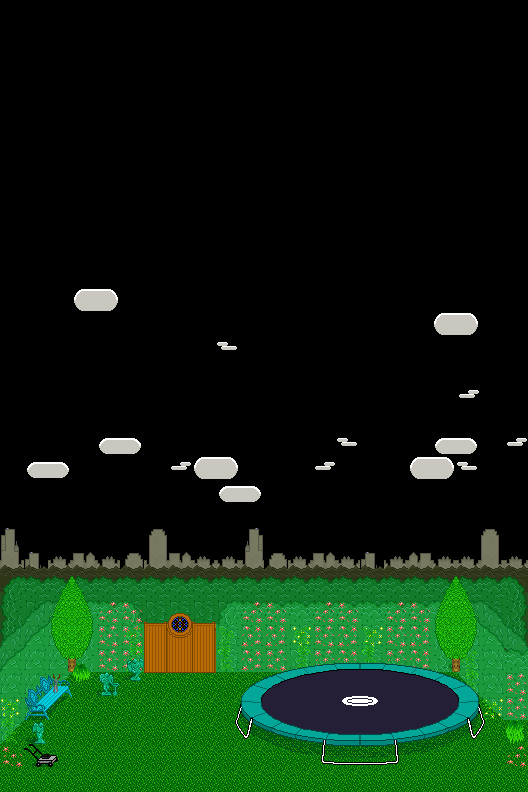

Tiled map render using the project's own tile images. Description and the map definition, with tile-layer contents summarised, below:
An orthogonal 22x33 tile map with 24x24 px tiles, 11 tile layers (background, City, bush, little_clouds, ...) and 7 objects (2x door, floor, trampoline).

<map height="33" orientation="orthogonal" tileheight="24" tilewidth="24" version="1.0" width="22">
 <properties><property name="blended tiles" value="2,11,12,13,14,15,16,17,18,19,20,21,22,23,24,25,26,27,28,29,30,32,33,34,35,36,37,38,39,40,41,42,43,44,45,46,47,48,49,50,51,52,53,54,55,56,57,58,59,60,62,63,64,65,66,67,68,69,70,71,72,73,74,75,78,79,80,81,82,83,84,85,86,87,88,89,90,92,93,94,95,96,98,99,100,101,102,103,104,105,108,109,110,111,112,113,114,115,116,117,118,119,120,121,122,123,124,125,126,128,129,130,131,132,133,134,135,138,139,140,141,142,143,144,145,146,147,148,149,150,151,152,153,154,155,156,158,159,160,161,162,163,164,165,168,169,170,171,172,173,174,175,176,177,178,179,180,181,182,183,190,191,192,193,194,195,196,197,198,199,200,201,202,203,204,205,206,207,208,209,210,211,212,213,218,221,222,223,224,225,226,227,228,229,230,231,232,233,234,235,236,237,238,239,240,241,242,243,244,245,246,247,248,249,252,253,254,255,256,257,258,259,260,261,262,263,264,265,266,267,268,269,270,271,272,273,274,275,276,277,278,279,282,283,284,285,286,287,288,289,290,291,292,293,294,295,296,297,298,299,300,301,302,303,304,305,306,307,308,309,310,311,312,313,314,317,318,319,320,321,322,323,324,325,326,327,328,329,330,331,332,333,334,335,336,337,338,339,340,341,342,343,344,345,346,347,348,349,350,351,352,353,354,355,356,357,358,359,360,361,362,366,367,368,369,370,371,372,373,374,375,376,377,378,379,380,381,382,383,384,386,387,388,389,390,391,392,396,397,398,399,400,401,403,404,405,406,407,408,409,410,411,412,413,414,415,416,417,418,419,420,421,422,426,427,428,429,430,431,433,434,435,436,437,438,439,440,441,443,444,445,446,447,448,449,450,451,452,456,457,458,459,460,461,463,464,465,466,467,468,469,470,471,473,474,475,476,477,478,479,480,481,482,486,487,488,489,490,491,492,493,494,495,500,501,503,504,505,506,507,508,509,510,511,512,513,514,515,516,517,518,519,520,521,522,523,524,525,526,527,528,529,530,531,532,533,534,535,536,537,538,539,540,1,2,3,4,5,6,7,8,9,10,11,12,13,14,15,16,17,18,19,20,21,22,23,24,25,26,27,28,29,30,31,32,33,34,35,36,37,38,41,45,46,47,48,50,51,52,53,54,55,56,57,58,59,60,61,62,63,64,65,66,67,68,69,70,71,72,73,74,75,76,77,78,79,80,81,82,83,84,8,9,10,11,12,13,14,15,20,21,22,23,24,32,33,34,35,36,37,38,39,40,41,42,43,44,45,46,47,48,55,56,57,58,59,60,61,62,63,64,65,66,67,68,69,70,71,72,73,74,75,76,77,78,79,80,81,82,83,84,87,88,89,90,91,92,93,94,95,96,97,98,99,100,101,102,103,104,105,108,110,111,112,113,114,115,116,117,118,119,120,121,122,123,124,125,126,127,128,129,130,131,132,135,136,137,138,139,140,141,142,143,144,145,147,148,149,150,151,152,153,154,155,156,158,159,160,161,162,163,164,165,166,167,168,169,170,171,172,173,174,175,176,177,178,179,180,181,182,183,184,185,186,187,188,189,190,191,192,193,194,195,196,197,198,199,200,203,204,205,208,209,210,211,212,213,214,217,218,219,220,222,223,224,227,228,229,232,233,234,235,236,237,238,241,242,243,244,245,246,247,248,249,250,251,252,253,254,255,256,257,258,259,260,261,262,263,264,265,266,267,268,269,270,271,272,273,274,275,276,277,278,279,280,281,282,283,284,285,286,287,288,289,290,291,292,293,294,295,296,297,298,299,304,305,306,307,308,309,310,311,312,313,314,315,316,317,318,319,320,321,322,323,324,328,329,330,331,332,333,334,335,336,337,338,339,340,341,342,343,344,345,346,347,348,349,350,351,352,353,354,357,358,360,361,362,363,364,365,366,367,368,371,372,373,374,375,376,377,378,381,382,384,385,386,387,388,389,390,391,392,393,394,395,396,397,398,399,400,401,402,403,404,405,406,408,409,410,411,412,413,414,415,416,417,418,419,420,421,422,423,424,425,429,430,432,433,434,435,436,437,438,439,440,441,444,445,449,453,454,455,456,457,458,459,460,461,462,463,464,465,468,469,472,473,474,475,476,477,478,479,480,2,3,4,6,7,8,9,10,11,12,13,14,15,16,17,18,19,20,21,22,23,26,27,28,29,30,31,32,33,34,35,36,37,38,39,40,41,42,43,44,45,46,47,48,49,50,51,52,53,54,55,56,57,58,59,60,61,62,63,64,65,66,67,69,70,72,73,74,77,78,82,83,84,85,86,103,104,105,1,2,3,4,5,6,7,8,9,13,15,16,19,20,21,22,26,27,28,29,30,31,32,33,34,35,39,40,41,42,43,44,45,46,47,48,52,53,54,55,56,57,58,59,60,61,62,63,64,65,66,67,68,69,70,71,72,73,74,75,76,77,78,79,80,81,82,83,84,85,86,87,88,89,90,91,92,93,94,95,96,97,98,99,100,101,102,103,104,105,106,107,108,109,110,111,112,113,114,115,116,117,118,119,120,121,122,123,124,125,126,127,128,129,130,131,133,134,135,136,137,138,139,140,141,142,143,144,146,147,148,149,150,151,152,153,154,155,156,157,158,159,160,161,162,163,164,165,166,167,168,169,1,3,5,7,8,9,10,11,13,17,18,19,21,22,23,25,26,27,28,29,30,31,33,35,36,37,39,41,42,45,46,47,48,51,52,54,55,56,58,59,60,61,63,64,66,67,68,69,70,71,73,74,75,79,80,81,82,83,84,85,87,89,90,91,94,95,96,97,98,100,101,102,103,104,105,106,107,108,109,111,112,113,114,115,116,117,118,119,120,9,10,11,15,16,21,22,32,33,36,37,38,48,49,56,59,62,67,68,69,70,78,79,80,81,82,83,84,85,86,87,88,89,90,91,92,93,94,95,96,97,98,99,100,101,102,103,104,105,106,107,108,109,110,111,112,113,114,115,116,117,118,119,120,121,2,4,5,7,8,9,10,11,12,13,14,16,18,19,20,21,22,24,25,26,27,28,29,30,31,32,33,35,37,38,39,40,41,42,43,44,45,46,47,48,49,50,51,52,53,54,55,56,57,58,60,61,62,63,64,65,66,67,68,69,71,72,74,75,76,77,78,79,80,81,82,83,84,86,87,88,89,90,91,92,93,94,95,96,97,98,99,100,102,103,104,105,106,107,108,109,110,111,112,113,114,115,116,117,118,119,120,121,5,6,7,8,9,10,11,12,13,14,15,17,18,19,20,21,22,23,24,26,27,30,31,33,35,36,39,40,42,43,44,45,46,48,49,50,51,52,53,54,55,56,57,58,59,60,61,62,63,64,65,66,67,68,69,70,72,1,2,3,4,6,7,8,9,10,11,15,16,20,21,22,23,24,28,29,30,32,36,37,38,39,40,44,45,46,48,1,2,3,4,5,6,7,8,9,10,11,12,13,14,15,16,17,18,19,20,21,23,24,25,26,29,30,33,34,36,37,39,41,42,43,44,45,46,49,52,53,54,55,58,59,64,65,66,67,68,69,70,71,73,74,75,78,79,80,81,84,85,86,87,88,89,90,91,92,93,94,95,96,97,98,99,100,101,102,103,104,107,109,116,117,119,120,121,122,123,124,125,126,127,128,129,130,135,136,137,138,139,140,141,142,143,144,145,146,147,148,149,150,151,152,153,154,155,156,160,161,162,163,164,165,166,167,168,169,170,171,172,173,174,175,176,177,178,181,182,186,187,188,189,190,191,192,193,194,196,197,198,199,201,202,203,204,207,208,212,213,214,215,216,217,218,219,220,222,223,224,225,227,228,229,230,233,234,238,239,240,241,242,243,244,245,246,247,248,249,250,251,252,253,254,255,256,259,260,264,265,266,269,270,271,272,273,274,275,276,277,278,279,281,282,283,284,285,286,290,291,292,295,296,297,298,299,300,301,302,303,304,305,306,307,308,309,310,311,312,316,317,318,319,320,321,322,323,324,325,326,327,328,329,330,331,332,333,334,335,336,337,338,342,343,344,345,346,347,348,350,353,354,355,356,357,358,359,360,361,362,363,364,366,367,368,369,370,371,372,373,374,376,377,378,379,380,381,382,383,384,385,386,389,390,392,393,394,395,396,397,398,399,400,401,402,403,404,405,406,407,409,410,411,412,415,416,417,418,419,420,421,422,423,424,425,426,427,428,429,430,431,432,433,435,436,437,438,441,442,443,444,445,446,447,448,451,452,453,454,455,456,459,460,461,462,463,464,467,468,469,471,472,473,474,477,479,480,481,482,485,486,487,489,490,491,492,493,494,495,497,498,499,500,503,505,506,507,508,511,512,513,514,515,516,517,518,519,520,521,522,523,524,525,526,529,530,531,532,533,534,537,538,539,541,542,543,544,545,546,547,548,549,551,552,553,554,555,556,557,559,560,561,562,563,564,565,566,567,568,569,570,571,572,573,574,575,576,577,578,579,580,581,582,583,584,585,586,587,588,589,590,591,592,593,594,595,596,597,598,599,600,601,602,603,604,605,606,607,608,609,610,611,612,613,614,615,616,617,618,619,620,621,622,623,624,625,626,627,628,629,630,631,632,635,636,638,639,641,642,643,644,645,646,647,648,649,650,651,652,653,654,655,656,657,658,659,660,661,662,664,665,666,667,668,669,670,671,672,673,674,675,676,1,2,4,5,7,10,11,12,13,14,15,16,18,19,20,21,22,24,25,26,27,28,29,30,31,32,33,35,36,37,38,39,40,41,42,43,44,45,46,47,48,49,50,51,52,53,54,56,57,58,62,63,64,65,66,67,68,69,71,72,73,74,75,76,77,78,79,80,81,82,83,84,86,87,88,89,90,91,92,93,94,96,97,98,99,100,102,103,104,105,106,107,108,109,110,111,112,113,114,115,116,117,118,119,120,121,8,9,10,11,12,13,14,15,16,17,18,19,20,27,28,31,32,33,34,35,36,37,38,39,40,47,48,49,50,51,52,53,54,55,56,57,58,59,60,63,64,65,67,68,69,70,71,72,73,74,75,76,77,78,79,80,81,96,97,98,99,100,101,107,108,114,115,116,117,119,120,121,127,128,134,135,136,137,138,139,140,141,146,147,148,154,155,156,157,158,159,160,161,166,167,168,169,170,171,172,173,174,175,176,177,178,179,180,181,184,185,186,187,188,190,191,192,193,194,195,196,197,198,199,200,201,204,207,208,210,211,212,213,214,215,216,217,218,219,220,221,226,227,228,229,230,231,232,233,234,235,236,237,238,239,240,241,242,243,244,245,246,247,248,249,250,251,252,253,254,255,256,257,258,259,260,261,262,263,264,265,266,267,268,269,270,271,272,273,274,275,276,277,278,279,280,281,282,283,284,285,286,287,288,289,290,291,292,293,294,295,296,297,298,299,300,301,302,303,304,305,306,307,308,309,310,311,312,313,314,315,316,317,318,319,320,321,322,323,324,325,326,327,328,329,330,331,332,333,334,335,336,337,338,339,340,341,342,343,344,345,346,347,348,349,350,351,352,353,354,355,356,357,358,359,360,361,362,363,364,365,366,367,368,369,370,371,372,373,374,375,376,377,378,379,380,381,382,383,384,385,386,387,388,389,390,391,392,393,394,395,396,397,398,399,400,10,11,19,20,22,23,30,31,32,33,34,35,36,38,46,47,48,49,58,62,69,72,73,74,75,76,77,78,80,81,82,83,84,85,86,87,88,89,90,91,92,93,96,97,98,99,100,101,102,2,3,4,5,6,7,8,9,14,15,16,17,18,19,20,21,26,27,28,29,30,31,33,38,39,40,41,42,43,44,45,49,50,51,52,53,54,55,57,58,59,60,61,62,63,64,65,66,67,69,70,71,72,73,74,75,76,77,78,79,80,81,82,83,84,6,9,10,13,14,15,16,17,41,49,50,51,52,53,54,55,58,59,60,61,62,63,64,65,67,68,70,71,72,73,74,75,76,77,78,79,80,81,82,83,84,85,88,89,90,91,92,93,94,95,96,97,98,99,100,102,103,104,105,106,107,108,109,110,111,112,113,114,116,117,118,120,121,122,123,124,125,126,127,128,129,130,131,132,133,134,135,136,137,138,139,140,141,142,143,144,145,146,147,148,149,150,151,152,153,154,155,156,8,9,10,11,12,13,14,15,16,17,18,19,20,21,22,23,24,32,33,34,35,36,37,38,39,40,41,42,43,44,45,46,47,48,55,56,57,58,59,60,61,62,63,64,65,66,67,68,69,70,71,72,73,74,75,76,77,78,79,80,81,82,83,84,85,86,87,88,89,90,91,92,93,94,95,96,97,98,99,100,101,102,103,104,105,108,109,110,111,112,113,114,115,116,117,118,119,120,121,122,123,124,125,126,127,128,129,130,131,132,133,134,135,136,137,138,139,140,141,142,143,144,145,147,148,149,150,151,152,153,154,155,156,157,158,159,160,161,162,163,164,165,166,167,168,169,170,171,172,173,174,175,176,177,178,179,180,181,182,183,184,185,186,187,188,189,190,191,192,193,194,195,196,197,198,199,200,201,202,203,204,205,206,207,208,209,210,211,212,213,214,215,216,217,218,219,220,222,223,224,225,226,227,228,229,230,231,232,233,234,235,236,237,238,239,240,241,242,243,244,245,246,247,248,249,250,251,252,253,254,255,256,257,258,259,260,261,262,263,264,265,266,267,268,269,270,271,272,273,274,275,276,277,278,279,280,281,282,283,284,285,286,287,288,289,290,291,292,293,294,295,296,297,298,299,300,301,302,303,304,305,306,307,308,309,310,311,312,313,314,315,316,317,318,319,320,321,322,323,324,328,329,330,331,332,333,334,335,336,337,338,339,340,341,342,343,344,345,346,347,348,349,350,351,352,353,354,355,356,357,358,359,360,361,362,363,364,365,366,367,368,369,370,371,372,373,374,375,376,377,378,379,380,381,382,383,384,385,386,387,388,389,390,391,392,393,394,395,396,397,398,399,400,401,402,403,404,405,406,407,408,409,410,411,412,413,414,415,416,417,418,419,420,421,422,423,424,425,426,427,428,429,430,431,432,433,434,435,436,437,438,439,440,441,442,443,444,445,446,447,448,449,450,451,452,453,454,455,456,457,458,459,460,461,462,463,464,465,466,467,468,469,470,471,472,473,474,475,476,477,478,479,480,3,8,9,11,13,14,15,17,18,19,20,23,25,28,29,30,32,33,34,35,36,37,38,39,40,41,42,43,44,45,47,48,49,50,51,52,53,54,55,56,57,1,2,3,4,5,6,7,8,9,10,11,12,13,14,15,16,17,18,19,20,21,22,23,24,25,28,29,30,31,32,33,34,35,36,37,40,41,42,43,44,45,46,47,48,49,50,51,52,53,54,55,56,57,58,59,62,63,64,65,66,67,68,69,70,71,72,73,74,75,76,77,78,79,80,81,82,83,84,85,86,87,88,89,90,91,92,93,95,96,98,99,101,102,104,105,106,107,108,109,110,111,112,113,114,115,116,117,118,119,120,121,122,123,124,126,127,131" />
  <property name="blue" value="249" />
  <property name="green" value="154" />
  <property name="offset" value="18" />
  <property name="red" value="125" />
  <property name="soundtrack" value="lovesoalike" />
 </properties>
 <tileset firstgid="1" name="trampoline" tileheight="24" tilewidth="24">
  <image height="144" source="../images/tilesets/trampoline.png" width="528" />
 </tileset>
 <layer height="33" name="background" width="22">
  <properties>
   <property name="parallax" value="0.8" />
  </properties>
  <data>[726 cells, 176 non-empty, 1 distinct tile ids]</data>
 </layer>
 <layer height="33" name="City" width="22">
  <properties>
   <property name="parallax" value="0.8" />
  </properties>
  <data>[726 cells, 27 non-empty, 6 distinct tile ids]</data>
 </layer>
 <layer height="33" name="bush" width="22">
  <properties>
   <property name="parallax" value="0.8" />
  </properties>
  <data>[726 cells, 44 non-empty, 2 distinct tile ids]</data>
 </layer>
 <layer height="33" name="little_clouds" width="22">
  <properties>
   <property name="parallax" value="0.85" />
  </properties>
  <data>[726 cells, 8 non-empty, 1 distinct tile ids]</data>
 </layer>
 <layer height="33" name="big clouds" width="22">
  <properties>
   <property name="parallax" value="0.9" />
  </properties>
  <data>[726 cells, 16 non-empty, 2 distinct tile ids]</data>
 </layer>
 <layer height="33" name="Grass_and_bg_hedges" width="22">
  <data>[726 cells, 162 non-empty, 4 distinct tile ids]</data>
 </layer>
 <layer height="33" name="hedges0" width="22">
  <data>[726 cells, 10 non-empty, 3 distinct tile ids]</data>
 </layer>
 <layer height="33" name="hedges1" width="22">
  <data>[726 cells, 75 non-empty, 13 distinct tile ids]</data>
 </layer>
 <layer height="33" name="plants" width="22">
  <data>[726 cells, 48 non-empty, 8 distinct tile ids]</data>
 </layer>
 <layer height="33" name="Bench_creeper" width="22">
  <data>[726 cells, 20 non-empty, 9 distinct tile ids]</data>
 </layer>
 <layer height="33" name="Final" width="22">
  <data>[726 cells, 59 non-empty, 31 distinct tile ids]</data>
 </layer>
 <objectgroup height="33" name="floor" width="22">
  <object height="48" type="floor" width="528" x="0" y="756" />
 </objectgroup>
 <objectgroup color="#0000ff" height="33" name="nodes" width="22">
  <object height="72" type="trampoline" width="192" x="264" y="624">
   <properties>
    <property name="dbadd" value="100" />
    <property name="dbval" value="800" />
   </properties>
  </object>
  <object height="48" name="main" type="door" width="24" x="49" y="703" />
  <object height="71" type="door" width="25" x="498" y="682">
   <properties>
    <property name="instant" value="true" />
    <property name="level" value="greendale-exterior" />
    <property name="to" value="bushes" />
   </properties>
  </object>
 </objectgroup>
 <objectgroup height="33" name="platform" width="22">
  <object height="8" width="238" x="239" y="703" />
 </objectgroup>
 <objectgroup height="33" name="walls" width="22">
  <object height="192" width="24" x="-24" y="576" />
  <object height="192" width="24" x="528" y="576" />
 </objectgroup>
</map>
